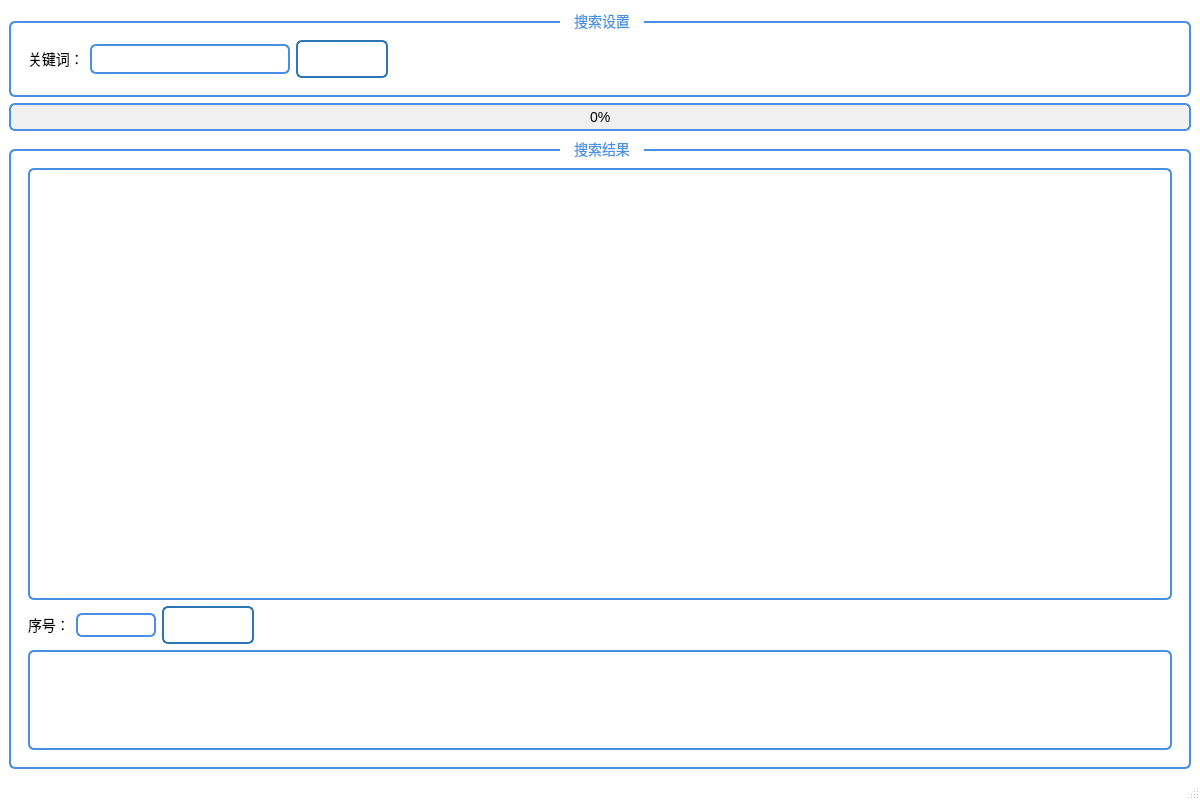
<?xml version="1.0" encoding="UTF-8"?>
<ui version="4.0">
 <class>MainWindow</class>
 <widget class="QMainWindow" name="MainWindow">
  <property name="geometry">
   <rect>
    <x>0</x>
    <y>0</y>
    <width>1200</width>
    <height>800</height>
   </rect>
  </property>
  <property name="windowTitle">
   <string>Harry Potter Search</string>
  </property>
  <property name="styleSheet">
   <string notr="true">
   QMainWindow {
       background-color: #FFFFFF;
   }

   QWidget {
       font-family: &quot;Segoe UI&quot;, &quot;Arial&quot;;
       font-size: 14px;
       color: #000000;
   }

   /* 分组框样式 */
   QGroupBox {
       background-color: #FFFFFF;
       border: 2px solid #4A90E2;
       border-radius: 8px;
       margin-top: 12px;
       padding: 8px;
   }

   QGroupBox::title {
       subcontrol-origin: margin;
       subcontrol-position: top center;
       background-color: #FFFFFF;
       padding: 4px 12px;
       border-radius: 6px;
       color: #4A90E2;
       font-weight: bold;
   }

   /* 输入框样式 */
   QLineEdit {
       background-color: #FFFFFF;
       border: 2px solid #4A90E2;
       border-radius: 6px;
       padding: 4px 8px;
       color: #000000;
   }

   QLineEdit:focus {
       border: 2px solid #2E75B6;
       outline: 0px;
   }

   /* 按钮样式 */
   QPushButton {
       background-color: qlineargradient(x1:0, y1:0, x2:0, y2:1,
                                         stop:0 #4A90E2, stop:1 #357ABD);
       border: 2px solid #2E75B6;
       border-radius: 8px;
       padding: 6px 16px;
       color: #FFFFFF;
       font-weight: bold;
   }

   QPushButton:hover {
       background-color: qlineargradient(x1:0, y1:0, x2:0, y2:1,
                                         stop:0 #5CB1F0, stop:1 #4A90E2);
       border: 2px solid #3A85D1;
   }

   QPushButton:pressed {
       background-color: qlineargradient(x1:0, y1:0, x2:0, y2:1,
                                         stop:0 #357ABD, stop:1 #4A90E2);
   }

   /* 进度条样式 */
   QProgressBar {
       background-color: #F0F0F0;
       border: 2px solid #4A90E2;
       border-radius: 12px;
       text-align: center;
       color: #000000;
   }

   QProgressBar::chunk {
       background-color: qlineargradient(x1:0, y1:0, x2:1, y2:0,
                                         stop:0 #4A90E2, stop:1 #73C0F4);
       border-radius: 10px;
   }

   /* 文本浏览器样式 */
   QTextBrowser {
       background-color: #FFFFFF;
       border: 2px solid #4A90E2;
       border-radius: 8px;
       padding: 8px;
       color: #000000;
   }

   /* 标签样式 */
   .QLabel {
       color: #000000;
       font-weight: normal;
   }

   /* 状态栏样式 */
   #label_Status {
       color: #666666;
       font-style: italic;
       padding-left: 10px;
   }

   /* 菜单栏样式 */
   QMenuBar {
       background-color: #FFFFFF;
       color: #000000;
       border-bottom: 2px solid #E0E0E0;
   }

   QMenuBar::item:selected {
       background-color: #E6F0FB;
   }

   /* 保持圆角效果 */
   QLineEdit, QTextBrowser, QPushButton, QProgressBar, QGroupBox {
       border-radius: 6px;
   }
   </string>
  </property>
  <widget class="QWidget" name="centralwidget">
   <layout class="QVBoxLayout" name="verticalLayout">
    <item>
     <widget class="QGroupBox" name="groupBox_Search">
      <property name="title">
       <string>搜索设置</string>
      </property>
      <layout class="QHBoxLayout" name="horizontalLayout_Search">
       <item>
        <widget class="QLabel" name="label_Keyword">
         <property name="text">
          <string>关键词：</string>
         </property>
        </widget>
       </item>
       <item>
        <widget class="QLineEdit" name="lineEdit">
         <property name="maximumSize">
          <size>
           <width>200</width>
           <height>30</height>
          </size>
         </property>
        </widget>
       </item>
       <item>
        <widget class="QPushButton" name="pushButton">
         <property name="text">
          <string>开始搜索</string>
         </property>
        </widget>
       </item>
       <item>
        <spacer name="horizontalSpacer_Search">
         <property name="orientation">
          <enum>Qt::Orientation::Horizontal</enum>
         </property>
         <property name="sizeType">
          <enum>QSizePolicy::Policy::Expanding</enum>
         </property>
         <property name="sizeHint" stdset="0">
          <size>
           <width>0</width>
           <height>0</height>
          </size>
         </property>
        </spacer>
       </item>
      </layout>
     </widget>
    </item>
    <item>
     <widget class="QProgressBar" name="progressBar">
      <property name="minimumSize">
       <size>
        <width>0</width>
        <height>24</height>
       </size>
      </property>
      <property name="value">
       <number>0</number>
      </property>
     </widget>
    </item>
    <item>
     <widget class="QGroupBox" name="groupBox_Results">
      <property name="title">
       <string>搜索结果</string>
      </property>
      <layout class="QVBoxLayout" name="verticalLayout_Results">
       <item>
        <widget class="QTextBrowser" name="textBrowser">
         <property name="openExternalLinks">
          <bool>true</bool>
         </property>
        </widget>
       </item>
       <item>
        <layout class="QHBoxLayout" name="horizontalLayout_Detail">
         <item>
          <widget class="QLabel" name="label_Query">
           <property name="text">
            <string>序号：</string>
           </property>
          </widget>
         </item>
         <item>
          <widget class="QLineEdit" name="lineEdit_2">
           <property name="maximumSize">
            <size>
             <width>80</width>
             <height>24</height>
            </size>
           </property>
          </widget>
         </item>
         <item>
          <widget class="QPushButton" name="pushButton_2">
           <property name="text">
            <string>查看详情</string>
           </property>
          </widget>
         </item>
         <item>
          <spacer name="horizontalSpacer_Detail">
           <property name="orientation">
            <enum>Qt::Orientation::Horizontal</enum>
           </property>
           <property name="sizeType">
            <enum>QSizePolicy::Policy::Expanding</enum>
           </property>
           <property name="sizeHint" stdset="0">
            <size>
             <width>0</width>
             <height>0</height>
            </size>
           </property>
          </spacer>
         </item>
        </layout>
       </item>
       <item>
        <widget class="QTextBrowser" name="textBrowser_2">
         <property name="maximumSize">
          <size>
           <width>16777215</width>
           <height>100</height>
          </size>
         </property>
        </widget>
       </item>
      </layout>
     </widget>
    </item>
   </layout>
  </widget>
  <widget class="QMenuBar" name="menubar">
   <property name="geometry">
    <rect>
     <x>0</x>
     <y>0</y>
     <width>1200</width>
     <height>24</height>
    </rect>
   </property>
  </widget>
  <widget class="QStatusBar" name="statusbar"/>
 </widget>
 <resources/>
 <connections/>
</ui>
